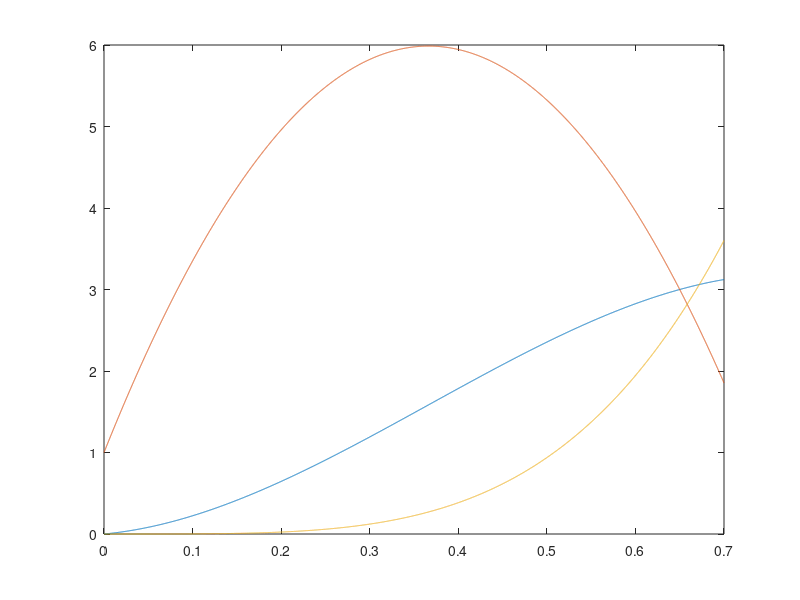

Reproduce this figure in MATLAB.
function test3
    vmin = 1;
    vpole = 3;
    tp1 = 0.65;
    p1l = 3;
    
    c0 = 0;
    c1 = vmin;
    c2 = 3*p1l/tp1^2 - (2*vmin+vpole)/tp1;
    c3 = (vmin+vpole)/tp1^2 - 2*p1l/tp1^3;
    
    t = 0:0.0001:0.7;
    f = polyval([c3 c2 c1 c0],t);
    g = polyval([3*c3 2*c2 c1],t);
    h = polyval([15 0 0 0 0],t);
    plot(t,[f;g;h])
end